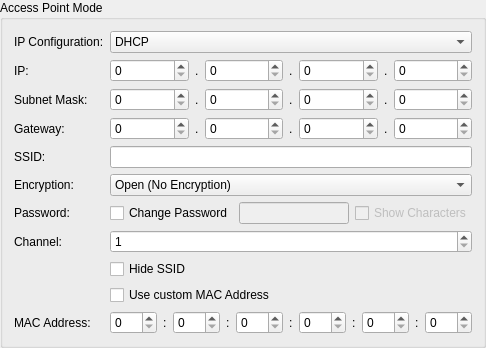
          <widget class="QGroupBox" name="wifi_groupbox_ap">
           <property name="title">
            <string>Access Point Mode</string>
           </property>
           <layout class="QVBoxLayout" name="verticalLayout_4">
            <item>
             <layout class="QGridLayout" name="wifi_ap_grid_layout">
              <item row="1" column="1">
               <layout class="QHBoxLayout" name="horizontalLayout_4">
                <item>
                 <widget class="QSpinBox" name="wifi_ap_ip4">
                  <property name="maximum">
                   <number>255</number>
                  </property>
                 </widget>
                </item>
                <item>
                 <widget class="QLabel" name="wifi_ap_dot1">
                  <property name="sizePolicy">
                   <sizepolicy hsizetype="Fixed" vsizetype="Preferred">
                    <horstretch>0</horstretch>
                    <verstretch>0</verstretch>
                   </sizepolicy>
                  </property>
                  <property name="text">
                   <string>.</string>
                  </property>
                 </widget>
                </item>
                <item>
                 <widget class="QSpinBox" name="wifi_ap_ip3">
                  <property name="maximum">
                   <number>255</number>
                  </property>
                 </widget>
                </item>
                <item>
                 <widget class="QLabel" name="wifi_ap_dot2">
                  <property name="sizePolicy">
                   <sizepolicy hsizetype="Fixed" vsizetype="Preferred">
                    <horstretch>0</horstretch>
                    <verstretch>0</verstretch>
                   </sizepolicy>
                  </property>
                  <property name="text">
                   <string>.</string>
                  </property>
                 </widget>
                </item>
                <item>
                 <widget class="QSpinBox" name="wifi_ap_ip2">
                  <property name="maximum">
                   <number>255</number>
                  </property>
                 </widget>
                </item>
                <item>
                 <widget class="QLabel" name="wifi_ap_dot3">
                  <property name="sizePolicy">
                   <sizepolicy hsizetype="Fixed" vsizetype="Preferred">
                    <horstretch>0</horstretch>
                    <verstretch>0</verstretch>
                   </sizepolicy>
                  </property>
                  <property name="text">
                   <string>.</string>
                  </property>
                 </widget>
                </item>
                <item>
                 <widget class="QSpinBox" name="wifi_ap_ip1">
                  <property name="maximum">
                   <number>255</number>
                  </property>
                 </widget>
                </item>
               </layout>
              </item>
              <item row="4" column="1">
               <widget class="QLineEdit" name="wifi_ap_ssid">
                <property name="maxLength">
                 <number>32</number>
                </property>
               </widget>
              </item>
              <item row="3" column="1">
               <layout class="QHBoxLayout" name="horizontalLayout_6">
                <item>
                 <widget class="QSpinBox" name="wifi_ap_gw4">
                  <property name="maximum">
                   <number>255</number>
                  </property>
                 </widget>
                </item>
                <item>
                 <widget class="QLabel" name="wifi_ap_dot7">
                  <property name="sizePolicy">
                   <sizepolicy hsizetype="Fixed" vsizetype="Preferred">
                    <horstretch>0</horstretch>
                    <verstretch>0</verstretch>
                   </sizepolicy>
                  </property>
                  <property name="text">
                   <string>.</string>
                  </property>
                 </widget>
                </item>
                <item>
                 <widget class="QSpinBox" name="wifi_ap_gw3">
                  <property name="maximum">
                   <number>255</number>
                  </property>
                 </widget>
                </item>
                <item>
                 <widget class="QLabel" name="wifi_ap_dot8">
                  <property name="sizePolicy">
                   <sizepolicy hsizetype="Fixed" vsizetype="Preferred">
                    <horstretch>0</horstretch>
                    <verstretch>0</verstretch>
                   </sizepolicy>
                  </property>
                  <property name="text">
                   <string>.</string>
                  </property>
                 </widget>
                </item>
                <item>
                 <widget class="QSpinBox" name="wifi_ap_gw2">
                  <property name="maximum">
                   <number>255</number>
                  </property>
                 </widget>
                </item>
                <item>
                 <widget class="QLabel" name="wifi_ap_dot9">
                  <property name="sizePolicy">
                   <sizepolicy hsizetype="Fixed" vsizetype="Preferred">
                    <horstretch>0</horstretch>
                    <verstretch>0</verstretch>
                   </sizepolicy>
                  </property>
                  <property name="text">
                   <string>.</string>
                  </property>
                 </widget>
                </item>
                <item>
                 <widget class="QSpinBox" name="wifi_ap_gw1">
                  <property name="maximum">
                   <number>255</number>
                  </property>
                 </widget>
                </item>
               </layout>
              </item>
              <item row="4" column="0">
               <widget class="QLabel" name="wifi_ap_ssid_label">
                <property name="text">
                 <string>SSID:</string>
                </property>
               </widget>
              </item>
              <item row="9" column="1">
               <widget class="QCheckBox" name="wifi_ap_use_mac">
                <property name="text">
                 <string>Use custom MAC Address</string>
                </property>
               </widget>
              </item>
              <item row="3" column="0">
               <widget class="QLabel" name="wifi_ap_gw_label">
                <property name="text">
                 <string>Gateway:</string>
                </property>
               </widget>
              </item>
              <item row="5" column="0">
               <widget class="QLabel" name="wifi_ap_encryption_label">
                <property name="text">
                 <string>Encryption:</string>
                </property>
               </widget>
              </item>
              <item row="8" column="1">
               <widget class="QCheckBox" name="wifi_ap_hide_ssid">
                <property name="text">
                 <string>Hide SSID</string>
                </property>
               </widget>
              </item>
              <item row="0" column="1">
               <widget class="QComboBox" name="wifi_ap_ip_configuration">
                <item>
                 <property name="text">
                  <string>DHCP</string>
                 </property>
                </item>
                <item>
                 <property name="text">
                  <string>Static IP</string>
                 </property>
                </item>
               </widget>
              </item>
              <item row="5" column="1">
               <widget class="QComboBox" name="wifi_ap_encryption">
                <property name="currentIndex">
                 <number>0</number>
                </property>
                <item>
                 <property name="text">
                  <string>Open (No Encryption)</string>
                 </property>
                </item>
                <item>
                 <property name="text">
                  <string>WPA PSK</string>
                 </property>
                </item>
                <item>
                 <property name="text">
                  <string>WPA2 PSK</string>
                 </property>
                </item>
                <item>
                 <property name="text">
                  <string>WPA/WPA2 PSK</string>
                 </property>
                </item>
               </widget>
              </item>
              <item row="0" column="0">
               <widget class="QLabel" name="wifi_ap_ip_configuration_label">
                <property name="text">
                 <string>IP Configuration:</string>
                </property>
               </widget>
              </item>
              <item row="2" column="1">
               <layout class="QHBoxLayout" name="horizontalLayout_5">
                <item>
                 <widget class="QSpinBox" name="wifi_ap_sub4">
                  <property name="maximum">
                   <number>255</number>
                  </property>
                 </widget>
                </item>
                <item>
                 <widget class="QLabel" name="wifi_ap_dot4">
                  <property name="sizePolicy">
                   <sizepolicy hsizetype="Fixed" vsizetype="Preferred">
                    <horstretch>0</horstretch>
                    <verstretch>0</verstretch>
                   </sizepolicy>
                  </property>
                  <property name="text">
                   <string>.</string>
                  </property>
                 </widget>
                </item>
                <item>
                 <widget class="QSpinBox" name="wifi_ap_sub3">
                  <property name="maximum">
                   <number>255</number>
                  </property>
                 </widget>
                </item>
                <item>
                 <widget class="QLabel" name="wifi_ap_dot5">
                  <property name="sizePolicy">
                   <sizepolicy hsizetype="Fixed" vsizetype="Preferred">
                    <horstretch>0</horstretch>
                    <verstretch>0</verstretch>
                   </sizepolicy>
                  </property>
                  <property name="text">
                   <string>.</string>
                  </property>
                 </widget>
                </item>
                <item>
                 <widget class="QSpinBox" name="wifi_ap_sub2">
                  <property name="maximum">
                   <number>255</number>
                  </property>
                 </widget>
                </item>
                <item>
                 <widget class="QLabel" name="wifi_ap_dot6">
                  <property name="sizePolicy">
                   <sizepolicy hsizetype="Fixed" vsizetype="Preferred">
                    <horstretch>0</horstretch>
                    <verstretch>0</verstretch>
                   </sizepolicy>
                  </property>
                  <property name="text">
                   <string>.</string>
                  </property>
                 </widget>
                </item>
                <item>
                 <widget class="QSpinBox" name="wifi_ap_sub1">
                  <property name="maximum">
                   <number>255</number>
                  </property>
                 </widget>
                </item>
               </layout>
              </item>
              <item row="1" column="0">
               <widget class="QLabel" name="wifi_ap_ip_label">
                <property name="text">
                 <string>IP:</string>
                </property>
               </widget>
              </item>
              <item row="2" column="0">
               <widget class="QLabel" name="wifi_ap_sub_label">
                <property name="text">
                 <string>Subnet Mask:</string>
                </property>
               </widget>
              </item>
              <item row="6" column="1">
               <layout class="QHBoxLayout" name="horizontalLayout_3">
                <item>
                 <widget class="QCheckBox" name="wifi_ap_change_password">
                  <property name="enabled">
                   <bool>true</bool>
                  </property>
                  <property name="text">
                   <string>Change Password</string>
                  </property>
                 </widget>
                </item>
                <item>
                 <widget class="QLineEdit" name="wifi_ap_password">
                  <property name="enabled">
                   <bool>false</bool>
                  </property>
                  <property name="maxLength">
                   <number>64</number>
                  </property>
                 </widget>
                </item>
                <item>
                 <widget class="QCheckBox" name="wifi_ap_password_show">
                  <property name="enabled">
                   <bool>false</bool>
                  </property>
                  <property name="text">
                   <string>Show Characters</string>
                  </property>
                 </widget>
                </item>
               </layout>
              </item>
              <item row="6" column="0">
               <widget class="QLabel" name="wifi_ap_password_label">
                <property name="text">
                 <string>Password:</string>
                </property>
               </widget>
              </item>
              <item row="10" column="1">
               <layout class="QHBoxLayout" name="horizontalLayout_7">
                <item>
                 <widget class="SpinBoxHex" name="wifi_ap_mac6">
                  <property name="maximum">
                   <number>255</number>
                  </property>
                 </widget>
                </item>
                <item>
                 <widget class="QLabel" name="wifi_ap_mac_dot1">
                  <property name="sizePolicy">
                   <sizepolicy hsizetype="Fixed" vsizetype="Preferred">
                    <horstretch>0</horstretch>
                    <verstretch>0</verstretch>
                   </sizepolicy>
                  </property>
                  <property name="text">
                   <string>:</string>
                  </property>
                 </widget>
                </item>
                <item>
                 <widget class="SpinBoxHex" name="wifi_ap_mac5">
                  <property name="maximum">
                   <number>255</number>
                  </property>
                 </widget>
                </item>
                <item>
                 <widget class="QLabel" name="wifi_ap_mac_dot2">
                  <property name="sizePolicy">
                   <sizepolicy hsizetype="Fixed" vsizetype="Preferred">
                    <horstretch>0</horstretch>
                    <verstretch>0</verstretch>
                   </sizepolicy>
                  </property>
                  <property name="text">
                   <string>:</string>
                  </property>
                 </widget>
                </item>
                <item>
                 <widget class="SpinBoxHex" name="wifi_ap_mac4">
                  <property name="maximum">
                   <number>255</number>
                  </property>
                 </widget>
                </item>
                <item>
                 <widget class="QLabel" name="wifi_ap_mac_dot3">
                  <property name="sizePolicy">
                   <sizepolicy hsizetype="Fixed" vsizetype="Preferred">
                    <horstretch>0</horstretch>
                    <verstretch>0</verstretch>
                   </sizepolicy>
                  </property>
                  <property name="text">
                   <string>:</string>
                  </property>
                 </widget>
                </item>
                <item>
                 <widget class="SpinBoxHex" name="wifi_ap_mac3">
                  <property name="maximum">
                   <number>255</number>
                  </property>
                 </widget>
                </item>
                <item>
                 <widget class="QLabel" name="wifi_ap_mac_dot4">
                  <property name="sizePolicy">
                   <sizepolicy hsizetype="Fixed" vsizetype="Preferred">
                    <horstretch>0</horstretch>
                    <verstretch>0</verstretch>
                   </sizepolicy>
                  </property>
                  <property name="text">
                   <string>:</string>
                  </property>
                 </widget>
                </item>
                <item>
                 <widget class="SpinBoxHex" name="wifi_ap_mac2">
                  <property name="maximum">
                   <number>255</number>
                  </property>
                 </widget>
                </item>
                <item>
                 <widget class="QLabel" name="wifi_ap_mac_dot5">
                  <property name="sizePolicy">
                   <sizepolicy hsizetype="Fixed" vsizetype="Preferred">
                    <horstretch>0</horstretch>
                    <verstretch>0</verstretch>
                   </sizepolicy>
                  </property>
                  <property name="text">
                   <string>:</string>
                  </property>
                 </widget>
                </item>
                <item>
                 <widget class="SpinBoxHex" name="wifi_ap_mac1">
                  <property name="maximum">
                   <number>255</number>
                  </property>
                 </widget>
                </item>
               </layout>
              </item>
              <item row="10" column="0">
               <widget class="QLabel" name="wifi_ap_mac_label">
                <property name="text">
                 <string>MAC Address:</string>
                </property>
               </widget>
              </item>
              <item row="7" column="0">
               <widget class="QLabel" name="wifi_ap_channel_label">
                <property name="text">
                 <string>Channel:</string>
                </property>
               </widget>
              </item>
              <item row="7" column="1">
               <widget class="QSpinBox" name="wifi_ap_channel">
                <property name="minimum">
                 <number>1</number>
                </property>
                <property name="maximum">
                 <number>13</number>
                </property>
               </widget>
              </item>
             </layout>
            </item>
           </layout>
          </widget>
